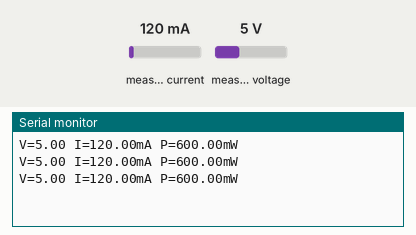
A sketch run on a simulated Arduino Nano, built with avr-gcc and run on an emulated ATmega328P. Shown: the last lines printed to the serial monitor. Inputs (shaded band) come from the test bench; at power-on: measured current 120 mA, measured voltage 5 V.

Above: at 1.2 s.
1.3 s: measured current set to 40 mA
At 2.0 s:
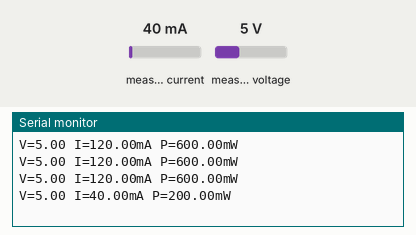
2.8 s: measured voltage set to 0.3 V
At 3.5 s:
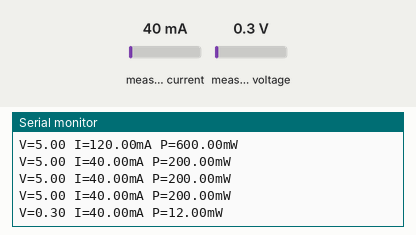
4.3 s: measured current set to 500 mA
At 5.0 s:
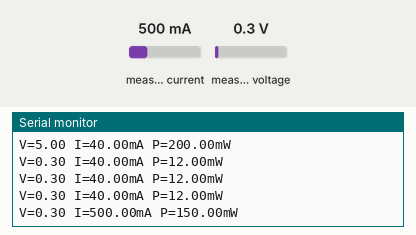
Timing chart, 0 to 7.3 s (numbered marks = the images above; inputs shaded):
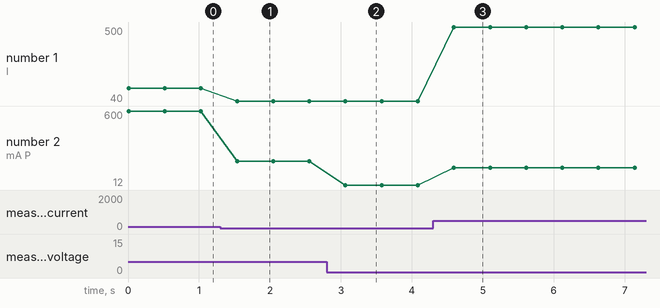

The sketch:

ina219_wattmeter.ino
```cpp
// Reads shunt voltage, bus voltage, current (mA) and power (mW) from an INA219 sensor and prints the values to the Serial console every 500 ms.
//
// Full tutorial: https://shillehtek.com/blogs/news/arduino-nano-ina219-measure-voltage-current-power
// Parts used: https://shillehtek.com/products/cjmcu-219-ina219-i2c-bi-directional-current-power-monitoring-sensor-module-with-soldering-and-foam
//             https://shillehtek.com/products/arduino-nano-v3-presoldered-ch340g-atmega328p
//             https://shillehtek.com/products/shillehtek-120pcs-multicolored-dupont-wire
// More examples: https://github.com/shillehbean/shillehtek-examples
//

#include <Wire.h>
#include <Adafruit_INA219.h>
Adafruit_INA219 ina;
void setup() {
  Serial.begin(9600);
  if (!ina.begin()) { Serial.println("INA219 not found"); while(1); }
}
void loop() {
  float shunt = ina.getShuntVoltage_mV();
  float bus   = ina.getBusVoltage_V();
  float ma    = ina.getCurrent_mA();
  float mw    = ina.getPower_mW();
  Serial.print("V="); Serial.print(bus, 2);
  Serial.print(" I="); Serial.print(ma, 2); Serial.print("mA");
  Serial.print(" P="); Serial.print(mw, 2); Serial.println("mW");
  delay(500);
}
```

Measured:
- after the input at 1.3 s, the serial monitor: prints a new line after 0.24 s (image 1)
- after the input at 2.8 s, the serial monitor: prints a new line after 0.26 s (image 2)
- after the input at 4.3 s, the serial monitor: prints a new line after 0.29 s (image 3)
- plotted number 1: 120 → 40 after the input at 1.3 s, 40 → 500 after the input at 4.3 s
- plotted number 2: 600 → 200 after the input at 1.3 s, 200 → 12 after the input at 2.8 s, 12 → 150 after the input at 4.3 s
